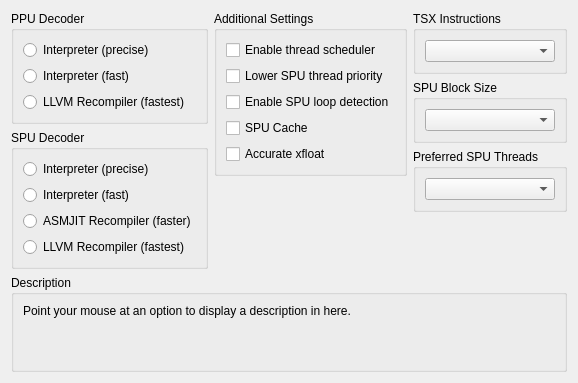
     <widget class="QWidget" name="coreTab">
      <attribute name="title">
       <string>CPU</string>
      </attribute>
      <layout class="QVBoxLayout" name="coreTabLayout">
       <item>
        <layout class="QHBoxLayout" name="coreTabItemLayout" stretch="1,1,1">
         <item>
          <layout class="QVBoxLayout" name="coreTabLeftLayout">
           <item>
            <widget class="QGroupBox" name="ppu">
             <property name="title">
              <string>PPU Decoder</string>
             </property>
             <layout class="QVBoxLayout" name="verticalLayout_2">
              <item>
               <widget class="QRadioButton" name="ppu_precise">
                <property name="text">
                 <string>Interpreter (precise)</string>
                </property>
               </widget>
              </item>
              <item>
               <widget class="QRadioButton" name="ppu_fast">
                <property name="text">
                 <string>Interpreter (fast)</string>
                </property>
               </widget>
              </item>
              <item>
               <widget class="QRadioButton" name="ppu_llvm">
                <property name="text">
                 <string>LLVM Recompiler (fastest)</string>
                </property>
               </widget>
              </item>
             </layout>
            </widget>
           </item>
           <item>
            <widget class="QGroupBox" name="spu">
             <property name="title">
              <string>SPU Decoder</string>
             </property>
             <layout class="QVBoxLayout" name="verticalLayout_3">
              <item>
               <widget class="QRadioButton" name="spu_precise">
                <property name="text">
                 <string>Interpreter (precise)</string>
                </property>
               </widget>
              </item>
              <item>
               <widget class="QRadioButton" name="spu_fast">
                <property name="text">
                 <string>Interpreter (fast)</string>
                </property>
               </widget>
              </item>
              <item>
               <widget class="QRadioButton" name="spu_asmjit">
                <property name="text">
                 <string>ASMJIT Recompiler (faster)</string>
                </property>
               </widget>
              </item>
              <item>
               <widget class="QRadioButton" name="spu_llvm">
                <property name="text">
                 <string>LLVM Recompiler (fastest)</string>
                </property>
               </widget>
              </item>
             </layout>
            </widget>
           </item>
           <item>
            <spacer name="verticalSpacer_24">
             <property name="orientation">
              <enum>Qt::Vertical</enum>
             </property>
             <property name="sizeType">
              <enum>QSizePolicy::MinimumExpanding</enum>
             </property>
             <property name="sizeHint" stdset="0">
              <size>
               <width>0</width>
               <height>0</height>
              </size>
             </property>
            </spacer>
           </item>
          </layout>
         </item>
         <item>
          <layout class="QVBoxLayout" name="coreTabMiddleLayout">
           <item>
            <widget class="QGroupBox" name="checkboxes">
             <property name="title">
              <string>Additional Settings</string>
             </property>
             <layout class="QVBoxLayout" name="verticalLayout_4">
              <item>
               <widget class="QCheckBox" name="enableScheduler">
                <property name="text">
                 <string>Enable thread scheduler</string>
                </property>
               </widget>
              </item>
              <item>
               <widget class="QCheckBox" name="lowerSPUThrPrio">
                <property name="text">
                 <string>Lower SPU thread priority</string>
                </property>
               </widget>
              </item>
              <item>
               <widget class="QCheckBox" name="spuLoopDetection">
                <property name="text">
                 <string>Enable SPU loop detection</string>
                </property>
               </widget>
              </item>
              <item>
               <widget class="QCheckBox" name="spuCache">
                <property name="text">
                 <string>SPU Cache</string>
                </property>
               </widget>
              </item>
              <item>
               <widget class="QCheckBox" name="accurateXFloat">
                <property name="text">
                 <string>Accurate xfloat</string>
                </property>
               </widget>
              </item>
             </layout>
            </widget>
           </item>
           <item>
            <spacer name="verticalSpacer_25">
             <property name="orientation">
              <enum>Qt::Vertical</enum>
             </property>
             <property name="sizeType">
              <enum>QSizePolicy::MinimumExpanding</enum>
             </property>
             <property name="sizeHint" stdset="0">
              <size>
               <width>0</width>
               <height>0</height>
              </size>
             </property>
            </spacer>
           </item>
          </layout>
         </item>
         <item>
          <layout class="QVBoxLayout" name="coreTabRightLayout" stretch="0,0,0,0">
           <item>
            <widget class="QGroupBox" name="gb_tsx">
             <property name="sizePolicy">
              <sizepolicy hsizetype="Preferred" vsizetype="Minimum">
               <horstretch>0</horstretch>
               <verstretch>0</verstretch>
              </sizepolicy>
             </property>
             <property name="title">
              <string>TSX Instructions</string>
             </property>
             <layout class="QVBoxLayout" name="verticalLayout_69">
              <item>
               <widget class="QComboBox" name="enableTSX"/>
              </item>
             </layout>
            </widget>
           </item>
           <item>
            <widget class="QGroupBox" name="gb_spuBlockSize">
             <property name="sizePolicy">
              <sizepolicy hsizetype="Preferred" vsizetype="Minimum">
               <horstretch>0</horstretch>
               <verstretch>0</verstretch>
              </sizepolicy>
             </property>
             <property name="title">
              <string>SPU Block Size</string>
             </property>
             <layout class="QVBoxLayout" name="verticalLayout_11">
              <item>
               <widget class="QComboBox" name="spuBlockSize"/>
              </item>
             </layout>
            </widget>
           </item>
           <item>
            <widget class="QGroupBox" name="gb_spu_threads">
             <property name="sizePolicy">
              <sizepolicy hsizetype="Preferred" vsizetype="Minimum">
               <horstretch>0</horstretch>
               <verstretch>0</verstretch>
              </sizepolicy>
             </property>
             <property name="title">
              <string>Preferred SPU Threads</string>
             </property>
             <layout class="QVBoxLayout" name="verticalLayout_51">
              <item>
               <widget class="QComboBox" name="preferredSPUThreads"/>
              </item>
             </layout>
            </widget>
           </item>
           <item>
            <spacer name="verticalSpacer_26">
             <property name="orientation">
              <enum>Qt::Vertical</enum>
             </property>
             <property name="sizeType">
              <enum>QSizePolicy::MinimumExpanding</enum>
             </property>
             <property name="sizeHint" stdset="0">
              <size>
               <width>0</width>
               <height>0</height>
              </size>
             </property>
            </spacer>
           </item>
          </layout>
         </item>
        </layout>
       </item>
       <item>
        <spacer name="verticalSpacer_2">
         <property name="orientation">
          <enum>Qt::Vertical</enum>
         </property>
         <property name="sizeType">
          <enum>QSizePolicy::MinimumExpanding</enum>
         </property>
         <property name="sizeHint" stdset="0">
          <size>
           <width>0</width>
           <height>0</height>
          </size>
         </property>
        </spacer>
       </item>
       <item>
        <widget class="QGroupBox" name="gb_description">
         <property name="title">
          <string>Description</string>
         </property>
         <layout class="QVBoxLayout" name="verticalLayout_5">
          <item>
           <widget class="QLabel" name="description_cpu">
            <property name="text">
             <string>Point your mouse at an option to display a description in here.


</string>
            </property>
            <property name="textFormat">
             <enum>Qt::PlainText</enum>
            </property>
            <property name="alignment">
             <set>Qt::AlignLeading|Qt::AlignLeft|Qt::AlignTop</set>
            </property>
            <property name="wordWrap">
             <bool>true</bool>
            </property>
           </widget>
          </item>
         </layout>
        </widget>
       </item>
      </layout>
     </widget>
